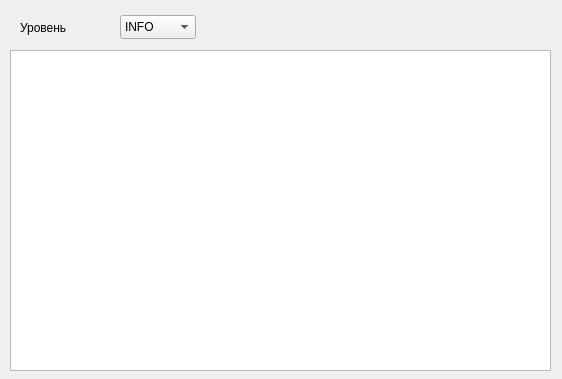
<?xml version="1.0" encoding="UTF-8"?>
<ui version="4.0">
 <class>ConsoleWindow</class>
 <widget class="QWidget" name="ConsoleWindow">
  <property name="geometry">
   <rect>
    <x>0</x>
    <y>0</y>
    <width>562</width>
    <height>379</height>
   </rect>
  </property>
  <property name="windowTitle">
   <string>Form</string>
  </property>
  <widget class="QTextEdit" name="text">
   <property name="geometry">
    <rect>
     <x>10</x>
     <y>50</y>
     <width>541</width>
     <height>321</height>
    </rect>
   </property>
   <property name="minimumSize">
    <size>
     <width>100</width>
     <height>100</height>
    </size>
   </property>
   <property name="baseSize">
    <size>
     <width>300</width>
     <height>200</height>
    </size>
   </property>
   <property name="readOnly">
    <bool>true</bool>
   </property>
  </widget>
  <widget class="QComboBox" name="level">
   <property name="geometry">
    <rect>
     <x>120</x>
     <y>15</y>
     <width>76</width>
     <height>24</height>
    </rect>
   </property>
   <item>
    <property name="text">
     <string>INFO</string>
    </property>
   </item>
   <item>
    <property name="text">
     <string>DEBUG</string>
    </property>
   </item>
   <item>
    <property name="text">
     <string>WARNING</string>
    </property>
   </item>
   <item>
    <property name="text">
     <string>ERROR</string>
    </property>
   </item>
  </widget>
  <widget class="QLabel" name="label">
   <property name="geometry">
    <rect>
     <x>20</x>
     <y>20</y>
     <width>58</width>
     <height>16</height>
    </rect>
   </property>
   <property name="text">
    <string>Уровень</string>
   </property>
  </widget>
 </widget>
 <resources/>
 <connections/>
</ui>
